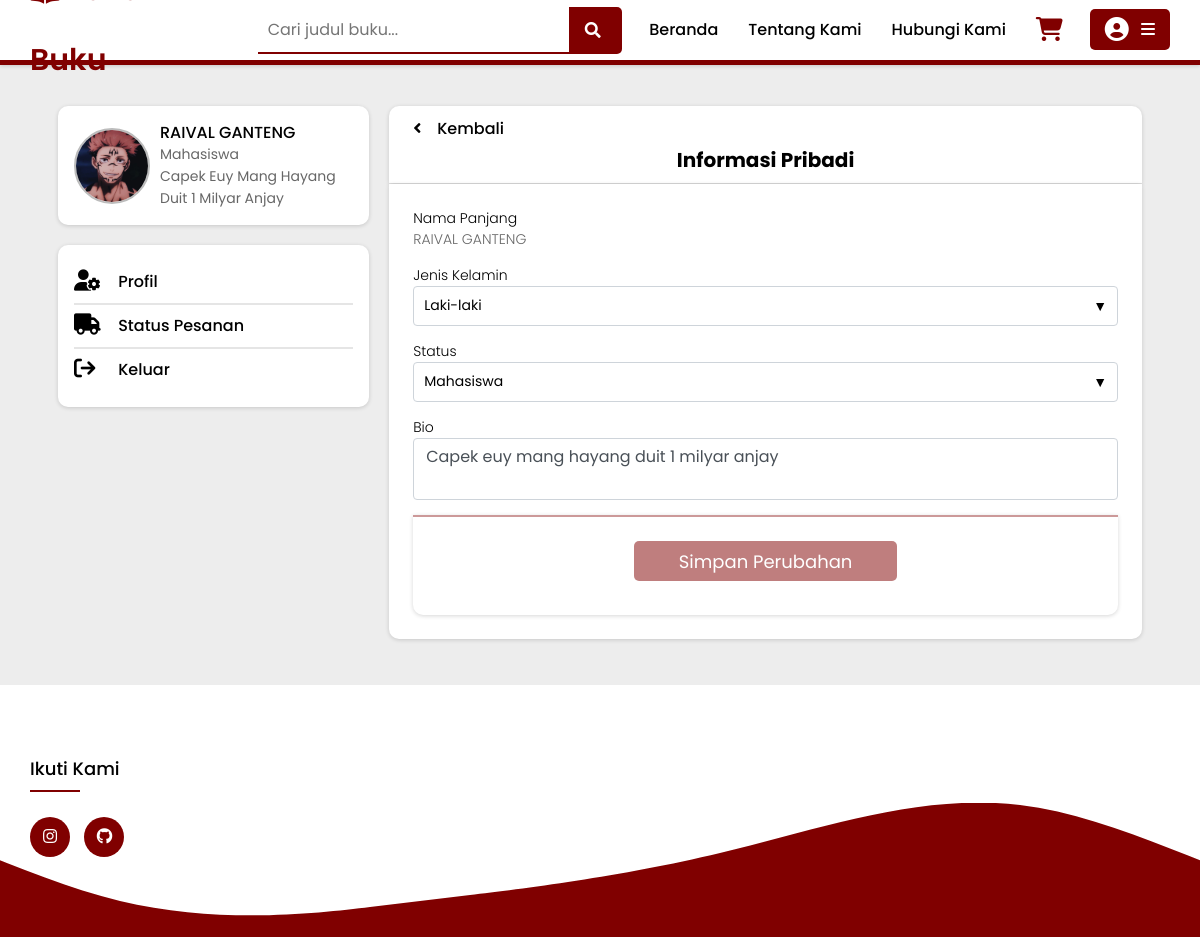
Screenshot of /tukubuku.com/profile/edit/indi.php (signed in) with the database file from the repository.
### tables this page shows
CREATE TABLE `user` (
  `userID` int(11) NOT NULL,
  `avatar` varchar(255) NOT NULL,
  `fullname` varchar(100) NOT NULL,
  `gender` enum('Laki-laki','Perempuan') NOT NULL,
  `ttl` varchar(20) DEFAULT NULL,
  `email` varchar(50) NOT NULL,
  `username` varchar(50) NOT NULL,
  `password` varchar(20) NOT NULL,
  `status` enum('Lainnya','Siswa','Mahasiswa','Pekerja','Ibu_Rumah_Tangga') NOT NULL,
  `bio` varchar(100) NOT NULL,
  `phone` varchar(15) NOT NULL,
  `socmed` varchar(30) DEFAULT NULL,
  `address` varchar(60) DEFAULT NULL
);

### tukubuku.com/profile/edit/indi.php (the view, shortened to what this page needs)
<?php
include "../../connection/conn.php";
if (isset($_SESSION['username'])) {
    $username = $_SESSION['username'];
    $sql = "SELECT * FROM user WHERE (username = '$username' OR email = '$username')";
    $result = mysqli_query($db, $sql);
    if ($result) {
        $row = mysqli_fetch_assoc($result);
        $gender = $row['gender'];
    } else {
        $fullname = "";
        $gender = "";
        $stat = "";
        $bio = "";
    }
} else {
    $fullname = "";
    $gender = "";
    $stat = "";
    $bio = "";
}
?>
<!DOCTYPE html>
<html lang="en">
<head>
    <link rel="stylesheet" href="edit.css">
</head>
<body>
    <?php include "../../layout/naviga.php" ?>
    <div class="contolner">
        <div class="content">
            <di class="ngotak">
                <?php include "../prf-ls.php" ?>
                <div class="rightSide">
                    <div class="titBox">
                        <div class="actBack">
                            <a href="javascript:history.back()">
                                <i class="fa fa-angle-left"></i>&emsp;Kembali
                            </a>
                        </div>
                        <div class="subJud">
                            <p>Informasi Pribadi</p>
                        </div>
                    </div>
                    <div class="detBox">
                        <form method="POST" action="indi.php" id="editForm">
                            <div style="text-align: justify;">
                                <div class="indi">
                                    <div class="dataIndi">
                                        <span>Nama Panjang</span><br>
                                        <span>
                                            <?php if ($fullname !== ""): ?>
                                                <span class="dataText">
                                                    <p><?php echo $fullname; ?></p>
                                                </span>
                                            <?php else: ?>
                                                <span class="dataText">
                                                    <p>Nama Lengkap User</p>
                                                </span>
                                            <?php endif; ?>
                                        </span>
                                    </div>
                                    <div class="dataIndi">
                                        <span>Jenis Kelamin</span><br>
                                        <div class="custom-select">
                                            <select name="gender" id="gender">
                                                <option value="Laki-laki" <?php echo ($gender === 'Laki-laki') ? 'selected' : ''; ?>>
                                                    Laki-laki</option>
                                            </select>
                                        </div>
                                    </div>
                                    <div class="dataIndi">
                                        <span>Status</span><br>
                                        <div class="custom-select">
                                            <select name="status">
                                                <option value="Mahasiswa" <?php echo ($stat === 'Mahasiswa') ? 'selected' : ''; ?>>Mahasiswa</option>
                                            </select>
                                        </div>
                                    </div>
                                    <div class="dataIndi">
                                        <span>Bio</span>
                                        <textarea name="bio" id="bio" maxlength="50"><?php echo $bio; ?></textarea>
                                    </div>
                                </div>
                            </div>
                            <div class="editBut">
                                <div class="subJud">
                                    <button class="button" type="submit" name="submit" id="submitBtn" disabled>Simpan
                                        Perubahan</button>
                                </div>
                            </div>
                        </form>
                    </div>
                </div>
        </div>
    </div>
</body>
<?php include "../../layout/footer.php" ?>
</html>

### tukubuku.com/profile/prf-ls.php (shortened to what this page needs)
<?php
$currentLocation = $_SERVER['REQUEST_URI'];
if (strpos($currentLocation, 'orderstatus') !== false || strpos($currentLocation, 'edit') !== false) {
    $profAddr = '../profile.php';
} else {
    $profAddr = 'profile.php';
}
if (strpos($currentLocation, 'edit') !== false || strpos($currentLocation, 'orderstatus') !== false) {
    $ppurl = '../../image/profile/';
} else {
    $ppurl = '../image/profile/';
}
?>
<?php
if (isset($_SESSION['username'])) {
    $username = $_SESSION['username'];
    $sql = "SELECT * FROM user WHERE (username = '$username' OR email = '$username')";
    $result = mysqli_query($db, $sql);
    if ($result) {
        $row = mysqli_fetch_assoc($result);
        $fullname = $row['fullname'];
        $pp = $row['avatar'];
        $stat = $row['status'];
        $bio = $row['bio'];
    } else {
        $fullname = "";
        $pp = "default_profile.png";
        $stat = "";
        $bio = "";
    }
} else {
    $fullname = "";
    $pp = "default_profile.png";
    $stat = "";
    $bio = "";
}
?>
<!DOCTYPE html>
<html lang="en">
<head>
    <link rel="stylesheet" href="profile.css">
</head>
<body>
    <div class="leftSide">
        <div class="profBox">
            <div class="pp">
                <form class="form" id="form" action="" enctype="multipart/form-data" method="post">
                    <div class="profile-pic">
                        <label class="-label" for="avatar">
                            <span class="glyphicon glyphicon-camera"></span>
                            <span>Ganti Gambar</span>
                        </label>
                        <img src="<?php echo $ppurl . $pp; ?>" id="output" width="128" height="128"
                            alt="<?php echo $pp; ?>" />
                    </div>
                </form>
            </div>
            <div class="descPp">
                <span class="descName">
                    <?php if (isset($fullname) && $fullname !== ""): ?>
                        <span><?php echo htmlspecialchars($fullname); ?></span>
                    <?php else: ?>
                        <span>[Nama Lengkap User]</span>
                    <?php endif; ?>
                </span><br>
                <span class="descStat">
                    <?php if (isset($stat) && $stat !== ""): ?>
                        <span><?php echo htmlspecialchars($stat); ?></span>
                    <?php else: ?>
                        <span>[Status User]</span>
                    <?php endif; ?>
                </span><br>
                <span class="descCamp">
                    <?php if (isset($bio) && $bio !== ""): ?>
                        <span><?php echo htmlspecialchars($bio); ?></span>
                    <?php else: ?>
                        <span>[Bio User]</span>
                    <?php endif; ?>
                </span>
            </div>
        </div>
        <div class="setBox">
            <ul>
                <li class="setBut">
                    <a href="<?php echo htmlspecialchars($profAddr); ?>">
                        <i class="fa-solid fa-user-cog fa-lg"></i>
                        <span class="setText">Profil</span>
                    </a>
                </li>
                <li class="setBut">
                    <a href="javascript:void(0);" onclick="openIF()">
                        <i class="fa-solid fa-truck fa-lg" aria-hidden="true"></i>
                        <span class="setText">Status Pesanan</span>
                    </a>
                </li>
                <li class="setBut">
                    <a href="javascript:void(0);" onclick="openLogoutPopup()">
                        <i class='fa fa-sign-out fa-lg'></i>
                        <span class="setText">Keluar</span>
                    </a>
                </li>
            </ul>
        </div>
    </div>
</body>
</html>

### tukubuku.com/profile/edit/edit.css (style rules this page uses)
body { font-family: Montserrat; font-optical-sizing: auto; font-weight: 300; background-color: #EDEDED; }
.contolner { margin: 8% 0% 3% 0%; }
.content { width: 100%; height: 100%; }
.ngotak { margin: 0% 4%; display: flex; }
.leftSide { padding: 10px; width: 30%; height: auto; }
.profBox { background-color: white; height: auto; width: 100%; display: flex; border-radius: 10px; padding: 16px; align-items: center; align-content: center; box-shadow: rgba(0, 0, 0, 0.16) 0px 1px 4px; }
.setBox { margin-top: 20px; padding: 16px; background-color: white; height: auto; width: 100%; border-radius: 10px; box-shadow: rgba(0, 0, 0, 0.16) 0px 1px 4px; }
li { list-style-type: none; }
.pp img { height: 72px; width: 72px; }
.descPp { font-family: Montserrat; margin: 0 0 0 10px; line-height: 21px; font-weight: 300; }
.descName { text-transform: uppercase; font-size: 16px; font-weight: 500; }
.descStat, .descCamp { text-transform: capitalize; color: rgba(0, 0, 0, 0.6);; font-size: 14px; font-weight: 400; }
.rightSide { padding: 10px; width: 70%; height: 100%; }
.titBox { border-top-left-radius: 10px; border-top-right-radius: 10px; padding: 24px; background-color: white; height: 77px; font-size: 20px; font-family: Montserrat; font-optical-sizing: auto; font-weight: 700; box-shadow: rgba(0, 0, 0, 0.16) 0px 1px 4px; }
.detBox { margin-top: 1px; padding: 24px; background-color: white; width: 100%; height: 100%; box-shadow: rgba(0, 0, 0, 0.16) 0px 1px 4px; }
.fa-user-cog, .fa-truck, .fa-sign-out { height: 10px; width: 10px; padding-right: 40px; }
.subJud { padding-bottom: 10px; }
.actBack { color: #800000; margin-top: -22px; margin-bottom: -5px; }
.indi { font-family: Poppins Semibold; font-size: 14px; }
.dataText { color: rgba(0, 0, 0, 0.6); text-transform: uppercase; }
.dataIndi { margin-bottom: 15px; }
.custom-select { position: relative; font-family: Arial, sans-serif; width: 100%; height: 40px; overflow: hidden; border-radius: 4px; border: 1px solid #ced4da; background-color: #fff; }
.custom-select::after { content: '\25BC'; position: absolute; top: 50%; right: 10px; transform: translateY(-50%); }
.custom-select select { appearance: none; background-color: transparent; border: none; outline: none; padding: 10px; width: 100%; font-size: 14px; cursor: pointer; }
.custom-select select option { padding: 10px; }
.editBut { border-bottom-left-radius: 10px; border-bottom-right-radius: 10px; margin-top: 1px; padding: 24px; background-color: white; width: 100%; height: 100%; box-shadow: rgba(0, 0, 0, 0.16) 0px 1px 4px; }

### tukubuku.com/profile/profile.css (style rules this page uses)
body { font-family: Montserrat; font-optical-sizing: auto; font-weight: 300; background-color: #EDEDED; }
.contolner { margin: 8% 0% 3% 0%; }
.content { width: 100%; height: 100%; }
.ngotak { margin: 0% 4%; display: flex; }
.rightSide { padding: 10px; width: 70%; height: 100%; }
.titBox { border-top-left-radius: 10px; border-top-right-radius: 10px; padding: 24px; background-color: white; height: 77px; font-size: 20px; font-family: Montserrat; font-optical-sizing: auto; font-weight: 700; box-shadow: rgba(0, 0, 0, 0.16) 0px 1px 4px; }
.detBox { border-bottom-left-radius: 10px; border-bottom-right-radius: 10px; margin-top: 1px; padding: 24px; background-color: white; width: 100%; height: 100%; box-shadow: rgba(0, 0, 0, 0.16) 0px 1px 4px; }
.fa-user-cog, .fa-truck, .fa-sign-out { height: 10px; width: 10px; padding-right: 40px; }

### tukubuku.com/profile/edit/indi.php (style rules this page uses)
textarea { display: block; width: 100%; resize: none; height: auto; padding: 0.375rem 0.75rem; font-size: 1rem; font-weight: 400; line-height: 1.5; color: #495057; background-color: #fff; background-clip: padding-box; border: 1px solid #ced4da; border-radius: 0.25rem; transition: border-color 0.15s ease-in-out, box-shadow 0.15s ease-in-out; }
.subJud { display: flex; justify-content: center; align-items: center; }
.editBut { border-top: 2px solid rgba(128, 0, 0, 0.4); border-bottom-left-radius: 10px; border-bottom-right-radius: 10px; margin-top: 1px; padding: 24px; background-color: white; width: 100%; }
.subJud button { display: flex; justify-content: center; align-items: center; width: 40%; height: 40px; border: none; background-color: #800000; color: white; border-radius: 5px; font-size: 18px; cursor: pointer; transition: background-color 0.3s; }
.subJud button:disabled { opacity: 0.5; pointer-events: none; }

### tukubuku.com/Layout/footer.php (style rules this page uses)
body { line-height: 1.5; font-family: 'Poppins', sans-serif; }
* { margin: 0; padding: 0; box-sizing: border-box; }
ul { list-style: none; }

### rows the page displays
user: avatar (picture), fullname "RAIVAL GANTENG", status "Mahasiswa", bio "Capek Euy Mang Hayang Duit 1 Milyar Anjay", gender "Laki-laki", bio "Capek euy mang hayang duit 1 milyar anjay"
